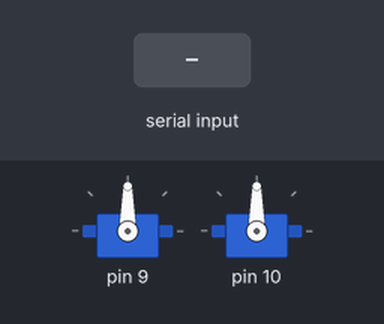
A sketch run on a simulated Arduino Uno, built with avr-gcc and run on an emulated ATmega328P. On the bench: 2 × servo. The test bench sets the inputs (shaded band).

Above: at 1.2 s.
1.3 s: "p\n" received over Serial
At 2.09 s:
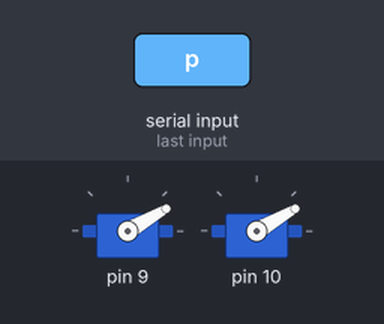
At 11.9 s:
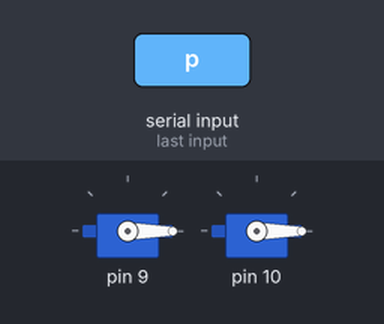
Timing chart, 0 to 13.3 s (numbered marks = the images above; inputs shaded):
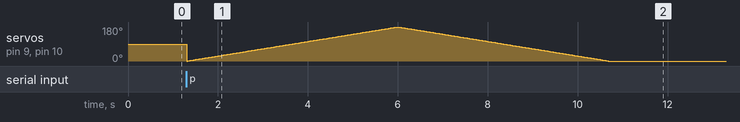

The sketch:

SerialEvent.ino
```cpp
#include <Servo.h>

Servo clawServos[2];  // create servo object to control a servo

int pos = 0;
String inputString = "";
boolean stringComplete = false;

void setup() {
	Serial.begin(9600);
	inputString.reserve(200);
	clawServos[0].attach(9);  // attaches the servo on pin 9 to the servo object
	clawServos[1].attach(10);
}

void loop() {
	if (stringComplete) {
	Serial.println(inputString);
	inputString = " ";
	stringComplete = false;
	}
}

void serialEvent() {
	while(Serial.available()) {
	char inChar = (char)Serial.read();
	inputString += inChar;

	if (inChar == '\n') {
		stringComplete = true;
	}

	if (inChar == 'p'){
		pinch();
		}
	}
}

void pinch() {
	for (pos = 0; pos <= 180; pos += 1) { // goes from 0 degrees to 180 degrees
	// in steps of 1 degree
	for (int i = 0; i <= sizeof(clawServos); i += 1) {
			clawServos[i].write(pos);  // tell servo to go to position in variable 'pos'
	}

	delay(15);                       // waits 15ms for the servo to reach the position
	}
	for (pos = 180; pos >= 0; pos -= 1) { // goes from 180 degrees to 0 degrees
	for (int i = 0; i <= sizeof(clawServos); i += 1) {
		clawServos[i].write(pos);  // tell servo to go to position in variable 'pos'
	}
	delay(15);                       // waits 15ms for the servo to reach the position
	}
}
```
